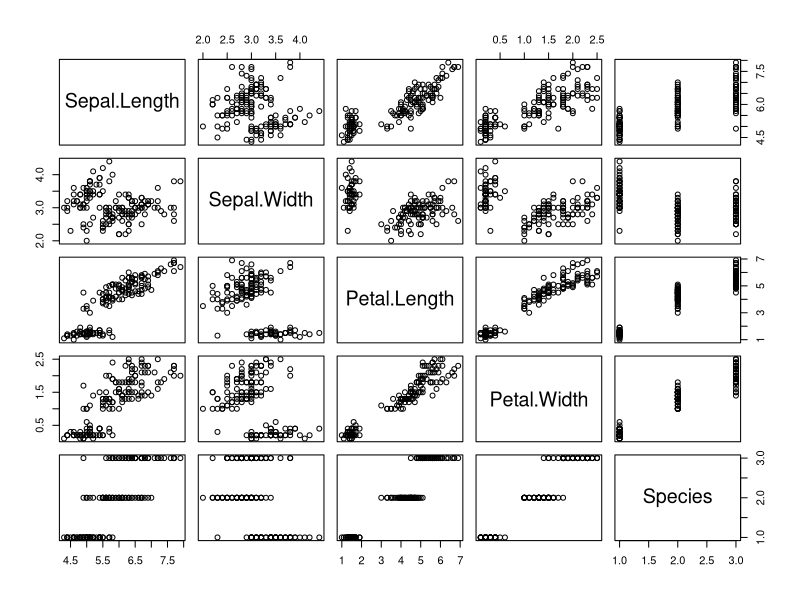
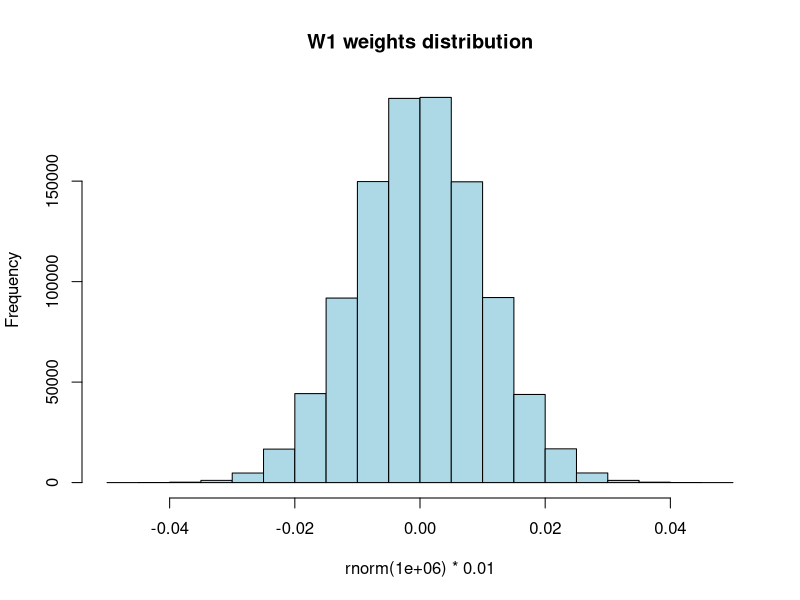
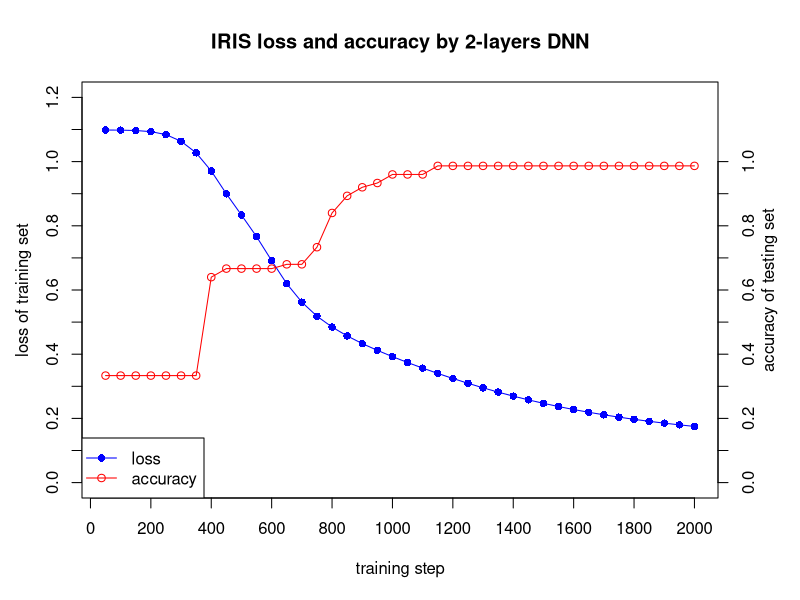

Source code (R) for these figures, in order:


#' 05-05-17: I started with the "fuly_connected_nnet_in_raw_R file because I thought I'd be
#' learning how to code a neural net in raw R with that article, but it led me to
#' their github where I found a bunch of their implementations of NNets. I copied
#' them into that file, then found I wasn't able to clearly understand the code
#' without an incredible amount of trial and error (what class should the inputs
#' for each function be, for example). So then i found this document where they actually
#' do some testing of their NNets on the iris dataset which is what I was going to
#' do anyway, so that is where I am.


# Copyright 2016: www.ParallelR.com
# Parallel Blog : R For Deep Learning (I): Build Fully Connected Neural Network From Scratch
# Classification by 2-layers DNN and tested by iris dataset
# Author: Peng Zhao, patric.zhao@gmail.com

# Prediction
predict.dnn <- function(model, data = X.test) {
    # new data, transfer to matrix
    new.data <- data.matrix(data)
    
    # Feed Forwad
    hidden.layer <- sweep(new.data %*% model$W1 ,2, model$b1, '+')
    # neurons : Rectified Linear
    hidden.layer <- pmax(hidden.layer, 0)
    score <- sweep(hidden.layer %*% model$W2, 2, model$b2, '+')
    
    # Loss Function: softmax
    score.exp <- exp(score)
    probs <-sweep(score.exp, 1, rowSums(score.exp), '/') 
    
    # select max possiblity
    labels.predicted <- max.col(probs)
    return(labels.predicted)
}

# Train: build and train a 2-layers neural network 
train.dnn <- function(x, y, traindata=data, testdata=NULL,
                      model = NULL,  # the user can pass in a pre-built model?
                      # set hidden layers and neurons
                      # currently, only support 1 hidden layer
                      hidden=c(6), 
                      # max iteration steps
                      maxit=2000,
                      # delta loss 
                      abstol=1e-2,
                      # learning rate
                      lr = 1e-2,
                      # regularization rate
                      reg = 1e-3,
                      # show results every 'display' step
                      display = 100,
                      random.seed = 1)
{
    
        # Taylor's hard-coded parameters for procedurally working through this function:
        x = 1:4  # column indeces for the non-label data
        y = 5    # column index for the label
        set.seed(1)  # set seed real quick for train test split
        mysamp = c(sample(1:50,25), sample(51:100,25), sample(101:150,25))  # stratified sampling within the Species class
        traindata = iris[mysamp,]  # training data
        testdata = iris[-mysamp,]  # testing data
        hidden=c(6)                # eventually want to experiment with many layers here, i think this is a single layer of six nodes?
        maxit=2000                 # maximum iterations?
        abstol=1e-2                # 0.01 -- what is delta loss? not sure what that is here..
        lr=1e-2                    # 0.01 -- this is the learning rate or alpha, how fast we converge on minima
        reg=1e-3                   # 0.001 -- this is how to keep from overfitting, not sure how regularization works in a NNet
        display=50                 # how often to display the results out to the console (count of iterations)
        random.seed=1              # for reproducible results, of course
        model=NULL                 # I guess users can pass in their own model? but here we'll set it to NULL so we train our own
        
    
    # to make the case reproducible.
    set.seed(random.seed)
    
    # total number of training set
    N <- nrow(traindata)  # we did a 50/50 split on a 150 row dataset, so nrow train is 75, nrow test is 75
    
    # extract the data and label
    # don't need atribute 
    X <- unname(data.matrix(traindata[,x]))    # data.matrix converts it all to numeric, then to a matrix
        
        # "as.matrix()" would have been the same, but maybe not as safe because it could end up being character matrix if you have non-numbs
        # X <- unname(as.matrix(traindata[,x]))  
        # look at the diff between:
        # as.matrix(iris) and data.matrix(iris)
    
    
    # correct categories represented by integer 
    Y <- traindata[,y]
    if(is.factor(Y)) { Y <- as.integer(Y) }  # converted to the numerical representation of the factor
    # create index for both row and col
    # create index for both row and col
    Y.len   <- length(unique(Y))             # number of unique values of Y -- maybe for number of output nodes?
    Y.set   <- sort(unique(Y))               # sort the number of unique values of Y... could have 1:Y.len unless unsure if starting at 1?
    Y.index <- cbind(1:N, match(Y, Y.set))   # I think this would only matter if they were unordered? we can test that later..
    
    
    
    # create model or get model from parameter
    if(is.null(model)) {
        
        # this is known as the architecture of the NNet, number of input nodes, output nodes, and hidden layers (and nodes per hidden layer)
        # number of input features
        D <- ncol(X)            # input nodes
        # number of categories for classification
        K <- length(unique(Y))  # output nodes
        H <-  hidden            # hidden nodes
        
            print(c(D, K, H))
        
        
        # **********W1 and b1 are the mappings between inputs and first hidden layer
            # multiplying by 0.01 compresses the range of the normally distributed random weights to start with
            
        # create and init weights and bias 
        W1 <- 0.01*matrix(rnorm(D*H), nrow=D, ncol=H)  
            # generate (number of input layers times hidden layer nodes) random numbers,
            # save that in a matrix of rows == input nodes and cols == hidden layer nodes
            # this produces normal randoms centered around zero (limits are about -0.015 and 0.015)
            # how does this work with several hidden layers?? -- let's explore that later
            # this is what the distribution looks like that we're pulling these weights from
            hist(rnorm(1000000) * 0.01, col='light blue', main='W1 weights distribution')  
        
        
        # single row of zeros with (number of hidden nodes) columns
        b1 <- matrix(0, nrow=1, ncol=H)
            # once again, what would this look like with several (or just > 1) hidden layers??
        
        
        # **********W2 and b2 are the mappings between the first hidden layer and the output layers
        
        W2 <- 0.01*matrix(rnorm(H*K), nrow=H, ncol=K)
        b2 <- matrix(0, nrow=1, ncol=K)
        
    # this is where we would assign the variables from a pre-trained model i guess?
    } else {
        D  <- model$D
        K  <- model$K
        H  <- model$H
        W1 <- model$W1
        b1 <- model$b1
        W2 <- model$W2
        b2 <- model$b2
    }
    
    # use all train data to update weights since it's a small dataset
        # what are the limits here? when do you need to update batch size?
        # are batches randomly sampled? with replacement?
    batchsize <- N
    
    
    # init loss to a very big value
        # too many questions to even list here... but I get the idea.. most likely any value will be lower than this
    loss <- 100000
    
    
    # Training the network
    i <- 0
    
    # stop if we hit max iterations or if loss dips down below abstol?
    while(i < maxit && loss > abstol ) {
        
        # iteration index
        i <- i +1  # why not just start at 1? then increment at the end? same difference tho I guess!
        
        # forward ....
        # 1 indicate row, 2 indicate col
        hidden.layer <- sweep(X %*% W1 , 2, b1, '+')
                # X is a 75row/4col matrix
                # W1 is a 4row/6col matrix (6, one for each node in the next layer which is the hidden layer)
                # the inner "X %*% W1" yields us a 75row/6col matrix from the matrix multiplication (that makes sense)
                # b1 is initialized as 1row, 6col full of zeros, so the sweep "+" operation isn't doing anything on round 1
                # on the first iteration, the sweep does nothing because b1 is full of zeros, see this below is all "TRUEs"
                sweep(X %*% W1, 2, b1, '+') == X %*% W1  # will only be "trues" for first iteration when b1 is all zeros
        
                # I think if you had multiple hidden layers, you'd just need to do this part twice? we'll see
                
            
                
        # neurons : ReLU -- this is doing that f(x) = max(0, x) to eliminate negative numbers I believe?
        hidden.layer <- pmax(hidden.layer, 0)
        score <- sweep(hidden.layer %*% W2, 2, b2, '+')
        
        
        # softmax
        score.exp <- exp(score)
        # debug
        probs <- score.exp/rowSums(score.exp)
        
        # compute the loss
        corect.logprobs <- -log(probs[Y.index])
        data.loss  <- sum(corect.logprobs)/batchsize
        reg.loss   <- 0.5*reg* (sum(W1*W1) + sum(W2*W2))
        loss <- data.loss + reg.loss
        
        # display results and update model
        if( i %% display == 0) {
            if(!is.null(testdata)) {
                model <- list( D = D,
                               H = H,
                               K = K,
                               # weights and bias
                               W1 = W1, 
                               b1 = b1, 
                               W2 = W2, 
                               b2 = b2)
                labs <- predict.dnn(model, testdata[,-y])
                accuracy <- mean(as.integer(testdata[,y]) == Y.set[labs])
                cat(i, loss, accuracy, "\n")
            } else {
                cat(i, loss, "\n")
            }
        }
        
        # backward ....
        dscores <- probs
        dscores[Y.index] <- dscores[Y.index] -1
        dscores <- dscores / batchsize
        
        
        dW2 <- t(hidden.layer) %*% dscores 
        db2 <- colSums(dscores)
        
        dhidden <- dscores %*% t(W2)
        dhidden[hidden.layer <= 0] <- 0
        
        dW1 <- t(X) %*% dhidden
        db1 <- colSums(dhidden) 
        
        # update ....
        dW2 <- dW2 + reg*W2
        dW1 <- dW1  + reg*W1
        
        W1 <- W1 - lr * dW1
        b1 <- b1 - lr * db1
        
        W2 <- W2 - lr * dW2
        b2 <- b2 - lr * db2
        
        
        
    }
    
    # final results
    # creat list to store learned parameters
    # you can add more parameters for debug and visualization
    # such as residuals, fitted.values ...
    model <- list( D = D,
                   H = H,
                   K = K,
                   # weights and bias
                   W1= W1, 
                   b1= b1, 
                   W2= W2, 
                   b2= b2)
    
    return(model)
}

########################################################################
# testing
#######################################################################
set.seed(1)

# 0. EDA
summary(iris)
plot(iris)

# 1. split data into test/train
    
    # this appears to be some stratified sampling since 1:50 is a species type, 51-100 is another species, etc.
    # author wanted to sample 25 of each of the species types randomly
    
samp <- c(sample(1:50,25), sample(51:100,25), sample(101:150,25))

    class(samp)  # this is an integer vector of indexes I assume

# 2. train model

    # ah ok, I see. x and y are column index values, that would have taken me a while to figure out...

ir.model <- train.dnn(x=1:4, y=5, traindata=iris[samp,], testdata=iris[-samp,], hidden=10, maxit=2000, display=50)
# ir.model <- train.dnn(x=1:4, y=5, traindata=iris[samp,], hidden=6, maxit=2000, display=50)

    # ok well that was quick AF...  I like this a lot, this is going to help me learn how these things work
    # once and for all!

# 3. prediction
# NOTE: if the predict is factor, we need to transfer the number into class manually.
#       To make the code clear, I don't write this change into predict.dnn function.
labels.dnn <- predict.dnn(ir.model, iris[-samp, -5])

    # keep in mind, he wrote is own predict.dnn function which can be found at the top of this script.

# 4. verify the results
table(iris[-samp,5], labels.dnn)  # this thing killed it!
#          labels.dnn
#            1  2  3
#setosa     25  0  0
#versicolor  0 24  1
#virginica   0  0 25

#accuracy
mean(as.integer(iris[-samp, 5]) == labels.dnn)
# 0.98

# 5. compare with nnet
library(nnet)
ird <- data.frame(rbind(iris3[,,1], iris3[,,2], iris3[,,3]),
                  species = factor(c(rep("s",50), rep("c", 50), rep("v", 50))))
ir.nn2 <- nnet(species ~ ., data = ird, subset = samp, size = 6, rang = 0.1,
               decay = 1e-2, maxit = 2000)


labels.nnet <- predict(ir.nn2, ird[-samp,], type="class")
table(ird$species[-samp], labels.nnet)
#  labels.nnet
#   c  s  v
#c 22  0  3
#s  0 25  0
#v  3  0 22

# accuracy
mean(ird$species[-samp] == labels.nnet)
# 0.96


# Visualization
# the output from screen, copy and paste here.
data1 <- ("i loss accuracy
          50 1.098421 0.3333333 
          100 1.098021 0.3333333 
          150 1.096843 0.3333333 
          200 1.093393 0.3333333 
          250 1.084069 0.3333333 
          300 1.063278 0.3333333 
          350 1.027273 0.3333333 
          400 0.9707605 0.64 
          450 0.8996356 0.6666667 
          500 0.8335469 0.6666667 
          550 0.7662386 0.6666667 
          600 0.6914156 0.6666667 
          650 0.6195753 0.68 
          700 0.5620381 0.68 
          750 0.5184008 0.7333333 
          800 0.4844815 0.84 
          850 0.4568258 0.8933333 
          900 0.4331083 0.92 
          950 0.4118948 0.9333333 
          1000 0.392368 0.96 
          1050 0.3740457 0.96 
          1100 0.3566594 0.96 
          1150 0.3400993 0.9866667 
          1200 0.3243276 0.9866667 
          1250 0.3093422 0.9866667 
          1300 0.2951787 0.9866667 
          1350 0.2818472 0.9866667 
          1400 0.2693641 0.9866667 
          1450 0.2577245 0.9866667 
          1500 0.2469068 0.9866667 
          1550 0.2368819 0.9866667 
          1600 0.2276124 0.9866667 
          1650 0.2190535 0.9866667 
          1700 0.2111565 0.9866667 
          1750 0.2038719 0.9866667 
          1800 0.1971507 0.9866667 
          1850 0.1909452 0.9866667 
          1900 0.1852105 0.9866667 
          1950 0.1799045 0.9866667 
          2000 0.1749881 0.9866667  ")

data.v <- read.table(text=data1, header=T)
par(mar=c(5.1, 4.1, 4.1, 4.1))
plot(x=data.v$i, y=data.v$loss, type="o", col="blue", pch=16, 
     main="IRIS loss and accuracy by 2-layers DNN",
     ylim=c(0, 1.2),
     xlab="",
     ylab="",
     axe =F)
lines(x=data.v$i, y=data.v$accuracy, type="o", col="red", pch=1)
box()
axis(1, at=seq(0,2000,by=200))
axis(4, at=seq(0,1.0,by=0.1))
axis(2, at=seq(0,1.2,by=0.1))
mtext("training step", 1, line=3)
mtext("loss of training set", 2, line=2.5)
mtext("accuracy of testing set", 4, line=2)

legend("bottomleft", 
       legend = c("loss", "accuracy"),
       pch = c(16,1),
       col = c("blue","red"),
       lwd=c(1,1)
)
